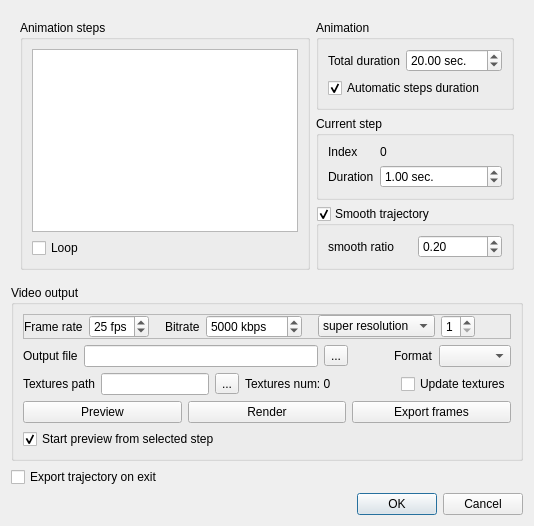
<?xml version="1.0" encoding="UTF-8"?>
<ui version="4.0">
 <class>AnimationDialog</class>
 <widget class="QDialog" name="AnimationDialog">
  <property name="geometry">
   <rect>
    <x>0</x>
    <y>0</y>
    <width>534</width>
    <height>468</height>
   </rect>
  </property>
  <property name="windowTitle">
   <string>Animation</string>
  </property>
  <property name="windowIcon">
   <iconset>
    <normaloff>:/CC/plugin/qAnimation/animation.png</normaloff>:/CC/plugin/qAnimation/animation.png</iconset>
  </property>
  <layout class="QVBoxLayout" name="verticalLayout_5">
   <item>
    <widget class="QFrame" name="animationFrame">
     <layout class="QHBoxLayout" name="horizontalLayout_6">
      <item>
       <widget class="QGroupBox" name="animationStepsGroupBox">
        <property name="title">
         <string>Animation steps</string>
        </property>
        <layout class="QVBoxLayout" name="verticalLayout_2">
         <item>
          <widget class="QListWidget" name="stepSelectionList">
           <property name="editTriggers">
            <set>QAbstractItemView::NoEditTriggers</set>
           </property>
          </widget>
         </item>
         <item>
          <layout class="QHBoxLayout" name="horizontalLayout_5">
           <item>
            <widget class="QCheckBox" name="loopCheckBox">
             <property name="text">
              <string>Loop</string>
             </property>
            </widget>
           </item>
           <item>
            <spacer name="horizontalSpacer_4">
             <property name="orientation">
              <enum>Qt::Horizontal</enum>
             </property>
             <property name="sizeHint" stdset="0">
              <size>
               <width>40</width>
               <height>20</height>
              </size>
             </property>
            </spacer>
           </item>
          </layout>
         </item>
        </layout>
       </widget>
      </item>
      <item>
       <widget class="QFrame" name="animationOptionsFrame">
        <layout class="QVBoxLayout" name="verticalLayout_4">
         <property name="leftMargin">
          <number>0</number>
         </property>
         <property name="topMargin">
          <number>0</number>
         </property>
         <property name="rightMargin">
          <number>0</number>
         </property>
         <property name="bottomMargin">
          <number>0</number>
         </property>
         <item>
          <widget class="QGroupBox" name="animationGroupBox">
           <property name="title">
            <string>Animation</string>
           </property>
           <layout class="QVBoxLayout" name="verticalLayout_3">
            <item>
             <layout class="QHBoxLayout" name="horizontalLayout_2">
              <item>
               <widget class="QLabel" name="label_8">
                <property name="text">
                 <string>Total duration</string>
                </property>
               </widget>
              </item>
              <item>
               <widget class="QDoubleSpinBox" name="totalTimeDoubleSpinBox">
                <property name="suffix">
                 <string> sec.</string>
                </property>
                <property name="minimum">
                 <double>0.100000000000000</double>
                </property>
                <property name="maximum">
                 <double>3600.000000000000000</double>
                </property>
                <property name="value">
                 <double>20.000000000000000</double>
                </property>
               </widget>
              </item>
             </layout>
            </item>
            <item>
             <widget class="QCheckBox" name="autoStepDurationCheckBox">
              <property name="text">
               <string>Automatic steps duration</string>
              </property>
              <property name="checked">
               <bool>true</bool>
              </property>
             </widget>
            </item>
           </layout>
          </widget>
         </item>
         <item>
          <widget class="QGroupBox" name="currentStepGroupBox">
           <property name="title">
            <string>Current step</string>
           </property>
           <layout class="QFormLayout" name="formLayout">
            <property name="fieldGrowthPolicy">
             <enum>QFormLayout::AllNonFixedFieldsGrow</enum>
            </property>
            <item row="0" column="0">
             <widget class="QLabel" name="label_6">
              <property name="text">
               <string>Index</string>
              </property>
             </widget>
            </item>
            <item row="0" column="1">
             <widget class="QLabel" name="stepIndexLabel">
              <property name="text">
               <string notr="true">0</string>
              </property>
             </widget>
            </item>
            <item row="1" column="0">
             <widget class="QLabel" name="label_2">
              <property name="text">
               <string>Duration</string>
              </property>
             </widget>
            </item>
            <item row="1" column="1">
             <widget class="QDoubleSpinBox" name="stepTimeDoubleSpinBox">
              <property name="toolTip">
               <string>Speed modifier for the current step</string>
              </property>
              <property name="suffix">
               <string> sec.</string>
              </property>
              <property name="maximum">
               <double>3600.000000000000000</double>
              </property>
              <property name="singleStep">
               <double>1.000000000000000</double>
              </property>
              <property name="value">
               <double>1.000000000000000</double>
              </property>
             </widget>
            </item>
           </layout>
          </widget>
         </item>
         <item>
          <widget class="QGroupBox" name="smoothTrajectoryGroupBox">
           <property name="title">
            <string>Smooth trajectory</string>
           </property>
           <property name="checkable">
            <bool>true</bool>
           </property>
           <layout class="QHBoxLayout" name="horizontalLayout_7">
            <item>
             <widget class="QLabel" name="label_5">
              <property name="text">
               <string>smooth ratio</string>
              </property>
             </widget>
            </item>
            <item>
             <widget class="QDoubleSpinBox" name="smoothRatioDoubleSpinBox">
              <property name="minimum">
               <double>0.050000000000000</double>
              </property>
              <property name="maximum">
               <double>0.450000000000000</double>
              </property>
              <property name="singleStep">
               <double>0.050000000000000</double>
              </property>
              <property name="value">
               <double>0.200000000000000</double>
              </property>
             </widget>
            </item>
           </layout>
          </widget>
         </item>
         <item>
          <spacer name="verticalSpacer_2">
           <property name="orientation">
            <enum>Qt::Vertical</enum>
           </property>
           <property name="sizeHint" stdset="0">
            <size>
             <width>20</width>
             <height>40</height>
            </size>
           </property>
          </spacer>
         </item>
        </layout>
       </widget>
      </item>
     </layout>
    </widget>
   </item>
   <item>
    <widget class="QGroupBox" name="videoOutputGroupBox">
     <property name="sizePolicy">
      <sizepolicy hsizetype="Preferred" vsizetype="Maximum">
       <horstretch>0</horstretch>
       <verstretch>0</verstretch>
      </sizepolicy>
     </property>
     <property name="title">
      <string>Video output</string>
     </property>
     <layout class="QVBoxLayout" name="verticalLayout">
      <item>
       <widget class="QFrame" name="bitrateFrame">
        <property name="frameShape">
         <enum>QFrame::StyledPanel</enum>
        </property>
        <property name="frameShadow">
         <enum>QFrame::Raised</enum>
        </property>
        <layout class="QHBoxLayout" name="horizontalLayout_4">
         <property name="leftMargin">
          <number>0</number>
         </property>
         <property name="topMargin">
          <number>0</number>
         </property>
         <property name="rightMargin">
          <number>0</number>
         </property>
         <property name="bottomMargin">
          <number>0</number>
         </property>
         <item>
          <widget class="QLabel" name="label">
           <property name="text">
            <string>Frame rate</string>
           </property>
          </widget>
         </item>
         <item>
          <widget class="QSpinBox" name="fpsSpinBox">
           <property name="toolTip">
            <string>Number of frames per second</string>
           </property>
           <property name="suffix">
            <string> fps</string>
           </property>
           <property name="minimum">
            <number>1</number>
           </property>
           <property name="value">
            <number>25</number>
           </property>
          </widget>
         </item>
         <item>
          <spacer name="horizontalSpacer">
           <property name="orientation">
            <enum>Qt::Horizontal</enum>
           </property>
           <property name="sizeType">
            <enum>QSizePolicy::Fixed</enum>
           </property>
           <property name="sizeHint" stdset="0">
            <size>
             <width>10</width>
             <height>0</height>
            </size>
           </property>
          </spacer>
         </item>
         <item>
          <widget class="QLabel" name="label_3">
           <property name="text">
            <string>Bitrate</string>
           </property>
          </widget>
         </item>
         <item>
          <widget class="QSpinBox" name="bitrateSpinBox">
           <property name="toolTip">
            <string>Bitrate (in kbit/s)
The higher the better the quality (but the bigger the file)</string>
           </property>
           <property name="suffix">
            <string> kbps</string>
           </property>
           <property name="minimum">
            <number>100</number>
           </property>
           <property name="maximum">
            <number>1000000</number>
           </property>
           <property name="singleStep">
            <number>100</number>
           </property>
           <property name="value">
            <number>5000</number>
           </property>
          </widget>
         </item>
         <item>
          <spacer name="horizontalSpacer_3">
           <property name="orientation">
            <enum>Qt::Horizontal</enum>
           </property>
           <property name="sizeType">
            <enum>QSizePolicy::Fixed</enum>
           </property>
           <property name="sizeHint" stdset="0">
            <size>
             <width>10</width>
             <height>0</height>
            </size>
           </property>
          </spacer>
         </item>
         <item>
          <widget class="QComboBox" name="renderingModeComboBox">
           <property name="toolTip">
            <string>- Super resolution: render the frame at a higher resolution (2, 3 or 4 times larger)
and then shrink it back down to size (this makes some noisy pixels drop off and
reduce the flicker that is often present in animations). Super resolution is only
applied on the output video (= not visible in Preview mode)
- Zoom: render the frame and the animation at a higher resolution (2, 3 or 4 times
larger). You may have to increase the points size beforehand.</string>
           </property>
           <property name="sizeAdjustPolicy">
            <enum>QComboBox::AdjustToContents</enum>
           </property>
           <item>
            <property name="text">
             <string>super resolution</string>
            </property>
           </item>
           <item>
            <property name="text">
             <string>zoom</string>
            </property>
           </item>
          </widget>
         </item>
         <item>
          <widget class="QSpinBox" name="superResolutionSpinBox">
           <property name="toolTip">
            <string>See combo-box tooltip</string>
           </property>
           <property name="minimum">
            <number>1</number>
           </property>
           <property name="maximum">
            <number>4</number>
           </property>
          </widget>
         </item>
         <item>
          <spacer name="horizontalSpacer_2">
           <property name="orientation">
            <enum>Qt::Horizontal</enum>
           </property>
           <property name="sizeHint" stdset="0">
            <size>
             <width>0</width>
             <height>0</height>
            </size>
           </property>
          </spacer>
         </item>
        </layout>
       </widget>
      </item>
      <item>
       <layout class="QHBoxLayout" name="horizontalLayout_3">
        <item>
         <widget class="QLabel" name="label_4">
          <property name="text">
           <string>Output file</string>
          </property>
         </widget>
        </item>
        <item>
         <widget class="QLineEdit" name="outputFileLineEdit">
          <property name="minimumSize">
           <size>
            <width>100</width>
            <height>0</height>
           </size>
          </property>
         </widget>
        </item>
        <item>
         <widget class="QToolButton" name="browseButton">
          <property name="text">
           <string notr="true">...</string>
          </property>
         </widget>
        </item>
        <item>
         <spacer name="horizontalSpacer_5">
          <property name="orientation">
           <enum>Qt::Horizontal</enum>
          </property>
          <property name="sizeType">
           <enum>QSizePolicy::Fixed</enum>
          </property>
          <property name="sizeHint" stdset="0">
           <size>
            <width>40</width>
            <height>20</height>
           </size>
          </property>
         </spacer>
        </item>
        <item>
         <widget class="QLabel" name="label_7">
          <property name="text">
           <string>Format</string>
          </property>
         </widget>
        </item>
        <item>
         <widget class="QComboBox" name="outputFormatComboBox"/>
        </item>
       </layout>
      </item>
      <item>
       <layout class="QHBoxLayout" name="horizontalLayout_8">
        <item>
         <widget class="QLabel" name="label_9">
          <property name="text">
           <string>Textures path</string>
          </property>
         </widget>
        </item>
        <item>
         <widget class="QLineEdit" name="inputTexturesPathLineEdit">
          <property name="minimumSize">
           <size>
            <width>100</width>
            <height>0</height>
           </size>
          </property>
         </widget>
        </item>
        <item>
         <widget class="QToolButton" name="browseTextureButton">
          <property name="text">
           <string>...</string>
          </property>
         </widget>
        </item>
        <item>
         <widget class="QLabel" name="textureNumLabel">
          <property name="text">
           <string>Textures num: 0</string>
          </property>
         </widget>
        </item>
        <item>
         <spacer name="horizontalSpacer_6">
          <property name="orientation">
           <enum>Qt::Horizontal</enum>
          </property>
          <property name="sizeHint" stdset="0">
           <size>
            <width>40</width>
            <height>20</height>
           </size>
          </property>
         </spacer>
        </item>
        <item>
         <widget class="QCheckBox" name="updateTexturesCheckBox">
          <property name="text">
           <string>Update textures</string>
          </property>
         </widget>
        </item>
       </layout>
      </item>
      <item>
       <layout class="QHBoxLayout" name="horizontalLayout">
        <item>
         <widget class="QPushButton" name="previewButton">
          <property name="toolTip">
           <string>Preview the animation</string>
          </property>
          <property name="text">
           <string>Preview</string>
          </property>
         </widget>
        </item>
        <item>
         <widget class="QPushButton" name="renderButton">
          <property name="toolTip">
           <string>Creates the animation file</string>
          </property>
          <property name="text">
           <string>Render</string>
          </property>
         </widget>
        </item>
        <item>
         <widget class="QPushButton" name="exportFramesPushButton">
          <property name="toolTip">
           <string>Export frames as individual images</string>
          </property>
          <property name="text">
           <string>Export frames</string>
          </property>
         </widget>
        </item>
       </layout>
      </item>
      <item>
       <widget class="QCheckBox" name="previewFromSelectedCheckBox">
        <property name="text">
         <string>Start preview from selected step</string>
        </property>
        <property name="checked">
         <bool>true</bool>
        </property>
       </widget>
      </item>
     </layout>
    </widget>
   </item>
   <item>
    <widget class="QCheckBox" name="exportTrajectoryCheckBox">
     <property name="text">
      <string>Export trajectory on exit</string>
     </property>
    </widget>
   </item>
   <item>
    <widget class="QDialogButtonBox" name="buttonBox">
     <property name="orientation">
      <enum>Qt::Horizontal</enum>
     </property>
     <property name="standardButtons">
      <set>QDialogButtonBox::Cancel|QDialogButtonBox::Ok</set>
     </property>
    </widget>
   </item>
  </layout>
 </widget>
 <resources/>
 <connections>
  <connection>
   <sender>buttonBox</sender>
   <signal>accepted()</signal>
   <receiver>AnimationDialog</receiver>
   <slot>accept()</slot>
   <hints>
    <hint type="sourcelabel">
     <x>258</x>
     <y>429</y>
    </hint>
    <hint type="destinationlabel">
     <x>157</x>
     <y>274</y>
    </hint>
   </hints>
  </connection>
  <connection>
   <sender>buttonBox</sender>
   <signal>rejected()</signal>
   <receiver>AnimationDialog</receiver>
   <slot>reject()</slot>
   <hints>
    <hint type="sourcelabel">
     <x>326</x>
     <y>429</y>
    </hint>
    <hint type="destinationlabel">
     <x>286</x>
     <y>274</y>
    </hint>
   </hints>
  </connection>
 </connections>
</ui>
